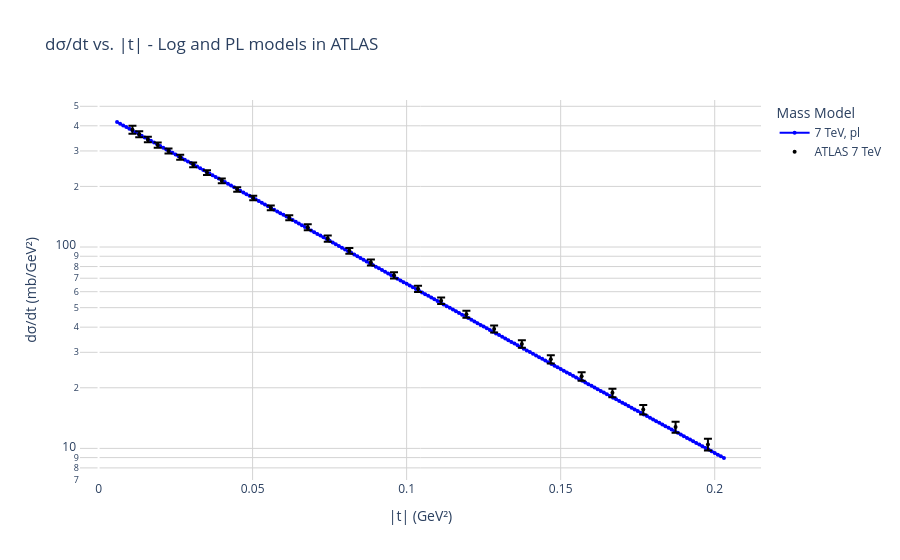

Write notebook code for a chart like this one.
### Code cell
# Calculates and plot dif sigma 
def get_dif_sigma(epsilon, mg, a1, a2, mg_model):

    sqrt_s = 7000
    scale = 1  # caso único
    start_q2 = 0.006
    max_q2   = 0.204
    q2_step  = 0.001
    n_points = 10000

    # def integrand(y, x, mg, a1, a2, m2_func, q_val):
    #     k        = sqrt_s * x
    #     phi      = 2*np.pi*y
    #     jacobian = 2*np.pi*sqrt_s
    #     return k*(T_1(k,q_val,phi,mg,a1,a2,m2_func) -
    #               T_2(k,q_val,phi,mg,a1,a2,m2_func))*jacobian

    lst_q2 = []
    lst_dif_sigma = []

    q2 = start_q2
    while q2 <= max_q2:
        t = -q2

        # def inner_integral(x):
        #     return fixed_quad(
        #         lambda y: integrand(y, x, mg, a1, a2, mg_model, q2),
        #         0, 1, n=n_points
        #     )[0]

        # integral_value = fixed_quad(inner_integral, 0, 1, n=n_points)[0]

        integral_value = full_int(mg, a1, a2, mg_model, q2, sqrt_s)


        diff_T = integral_value
        # print(f"q2: {q2}, diff_T: {diff_T}")

        s          = sqrt_s**2
        amp_value  = amp_calculation(diff_T, s, epsilon, t)
        dif_sigma  = differential_sigma(amp_value, s) * scale

        lst_q2.append(q2)
        lst_dif_sigma.append(dif_sigma)

        q2 += q2_step

    return {sqrt_s: (lst_q2, lst_dif_sigma)}

#for pl atlas
dif_sigma_pl_atlas = get_dif_sigma(
    minuit_born.values['eps'],
    minuit_born.values['mg'], 
    minuit_born.values['a1'],
    minuit_born.values['a2'],
    m2_pl
)

dif_sigma_pl_atlas_7_q2 = dif_sigma_pl_atlas[7000][0]
dif_sigma_pl_atlas_7_values = dif_sigma_pl_atlas[7000][1]


def add_differential_trace(fig, x, y, label, color='red', mg_model= 'log', legend=True, size = 4, width = 2):
    fig.add_trace(go.Scatter(
        x=x,
        y=y,
        mode='lines+markers',
        line=dict(color=color, width=width),
        marker=dict(size=size),
        name=f'{label}, {mg_model}',
        showlegend=legend,

    ))

def add_data_trace(fig, x, y, y_error, scale=1.0, color='black', size=4,
                           name=None, show_label=True, mode='markers'):
    fig.add_trace(go.Scatter(
        x=x,
        y=y * scale,
        mode=mode,
        marker=dict(color=color, size=size),
        error_y=dict(
            type='data',
            array=y_error * scale,
            visible=True
        ),
        name=name if show_label else None,
        showlegend=show_label
    ))

fig_atlas = go.Figure()


# for pl atlas
add_differential_trace(fig_atlas, dif_sigma_pl_atlas_7_q2, dif_sigma_pl_atlas_7_values,label='7 TeV', color='blue', mg_model='pl')

#-----------------------------------------------------------------------------------------------

#-----------------------------------------------------------------------------------------------

#data points
add_data_trace(fig_atlas, x_7_atlas, y_7_atlas, yerr_7_atlas, name='ATLAS 7 TeV', show_label=True, mode='markers')

# Atualiza layout
fig_atlas.update_layout(
    title='dσ/dt vs. |t| - Log and PL models in ATLAS',
    xaxis_title='|t| (GeV²)',
    yaxis_title='dσ/dt (mb/GeV²)',
    yaxis_type='log',
    legend_title='Mass Model',
    plot_bgcolor='white',
    hovermode='x unified'
)

fig_atlas.update_xaxes(gridcolor='lightgray')
fig_atlas.update_yaxes(gridcolor='lightgray')

# fig_atlas.show(renderer='browser')

### Figure 1 — Plotly figure (JSON) as saved in the notebook; plotly's stock layout.template omitted (floating-point values rounded to 4 significant figures; data arrays with more than 128 entries replaced by an {"elided": "..."} marker saying what was removed)
{"data": [{"line": {"color": "blue", "width": 2}, "marker": {"size": 4}, "mode": "lines+markers", "name": "7 TeV, pl", "showlegend": true, "type": "scatter", "x": {"elided": "198 float values"}, "y": {"elided": "198 float values"}}, {"error_y": {"array": [17.8, 12.7, 10.7, 9.8, 8.6, 7.8, 7.0, 6.2, 5.6, 5.0, 4.5, 4.1, 4.1, 4.3, 3.9, 3.2, 2.9, 2.6, 2.2, 2.0, 1.8, 1.6, 1.4, 1.3, 1.1, 0.91, 0.85, 0.8, 0.7], "type": "data", "visible": true}, "marker": {"color": "black", "size": 4}, "mode": "markers", "name": "ATLAS 7 TeV", "showlegend": true, "type": "scatter", "x": [0.011, 0.0132, 0.016, 0.0192, 0.0227, 0.0265, 0.0307, 0.0352, 0.04, 0.045, 0.0502, 0.0559, 0.0619, 0.0679, 0.0744, 0.0814, 0.0884, 0.0959, 0.1037, 0.1112, 0.1194, 0.1284, 0.1374, 0.1468, 0.1568, 0.1668, 0.1768, 0.1873, 0.1978], "y": [382.6, 363.2, 342.0, 320.9, 300.3, 279.4, 256.1, 234.3, 213.2, 193.3, 175.1, 156.5, 139.8, 125.5, 110.2, 95.8, 83.9, 72.4, 62.0, 54.1, 46.4, 39.2, 33.0, 27.7, 22.8, 18.88, 15.58, 12.77, 10.45]}], "layout": {"hovermode": "x unified", "legend": {"title": {"text": "Mass Model"}}, "plot_bgcolor": "white", "title": {"text": "dσ/dt vs. |t| - Log and PL models in ATLAS"}, "xaxis": {"gridcolor": "lightgray", "title": {"text": "|t| (GeV²)"}}, "yaxis": {"gridcolor": "lightgray", "title": {"text": "dσ/dt (mb/GeV²)"}, "type": "log"}}}
